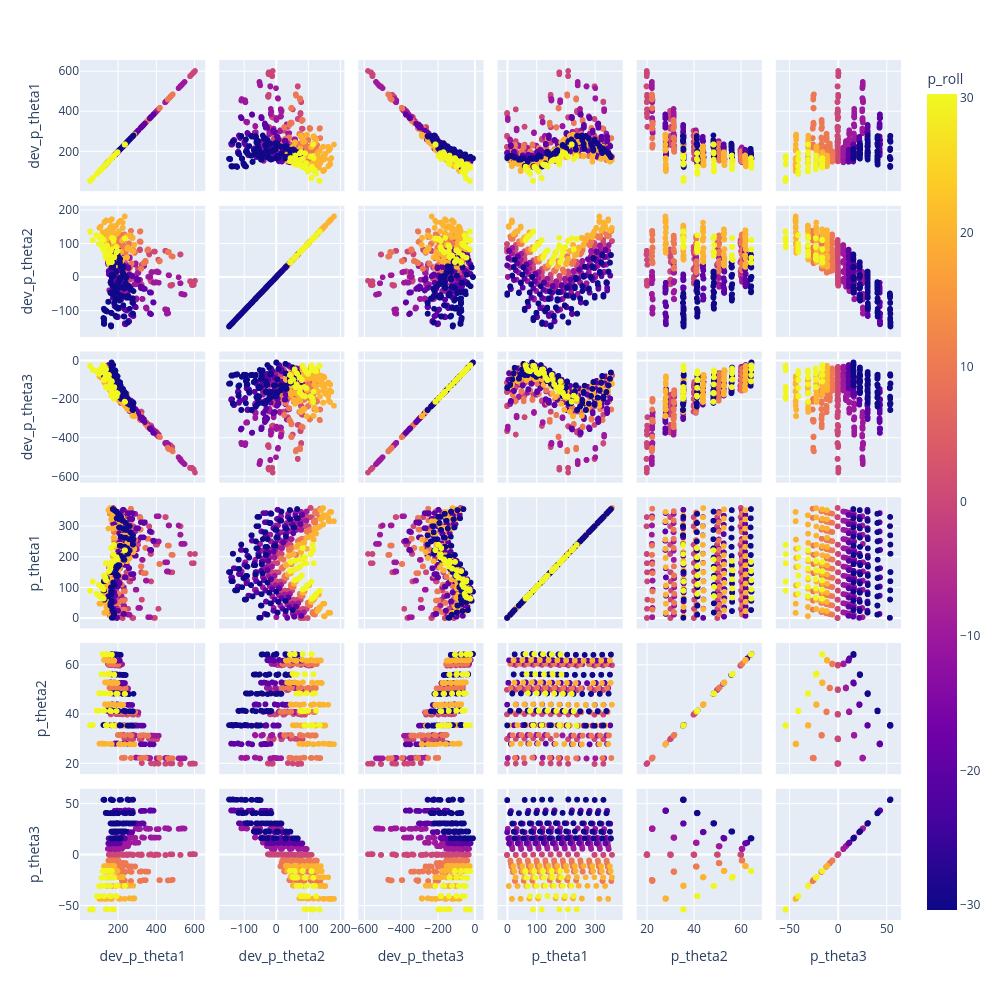

This figure's notebook cell:
### Markdown cell above
# Theta Space Residuals - BEFORE

### Code cell
fig = px.scatter_matrix(d, dimensions=["dev_p_theta1", "dev_p_theta2", "dev_p_theta3", "p_theta1", "p_theta2", "p_theta3"], color="p_roll",
                        hover_data=[ "p_az", "p_alt", "p_roll", "filename",])
fig.update_layout(height=1000,width=1000 )
fig.show()

### Figure 1 — Plotly figure (JSON) as saved in the notebook; plotly's stock layout.template omitted (floating-point values rounded to 4 significant figures; data arrays with more than 128 entries replaced by an {"elided": "..."} marker saying what was removed)
{"data": [{"customdata": {"elided": "1742x4 mixed values"}, "dimensions": [{"axis": {"matches": true}, "label": "dev_p_theta1", "values": {"elided": "1742 float values"}}, {"axis": {"matches": true}, "label": "dev_p_theta2", "values": {"elided": "1742 float values"}}, {"axis": {"matches": true}, "label": "dev_p_theta3", "values": {"elided": "1742 float values"}}, {"axis": {"matches": true}, "label": "p_theta1", "values": {"elided": "1742 float values"}}, {"axis": {"matches": true}, "label": "p_theta2", "values": {"elided": "1742 float values"}}, {"axis": {"matches": true}, "label": "p_theta3", "values": {"elided": "1742 float values"}}], "hovertemplate": "%{xaxis.title.text}=%{x}<br>%{yaxis.title.text}=%{y}<br>p_az=%{customdata[0]}<br>p_alt=%{customdata[1]}<br>p_roll=%{marker.color}<br>filename=%{customdata[3]}<extra></extra>", "legendgroup": "", "marker": {"color": {"elided": "1742 float values"}, "coloraxis": "coloraxis", "symbol": "circle"}, "name": "", "showlegend": false, "type": "splom"}], "layout": {"coloraxis": {"colorbar": {"title": {"text": "p_roll"}}, "colorscale": [[0, "#0d0887"], [0.1111, "#46039f"], [0.2222, "#7201a8"], [0.3333, "#9c179e"], [0.4444, "#bd3786"], [0.5556, "#d8576b"], [0.6667, "#ed7953"], [0.7778, "#fb9f3a"], [0.8889, "#fdca26"], [1, "#f0f921"]]}, "dragmode": "select", "height": 1000, "legend": {"tracegroupgap": 0}, "margin": {"t": 60}, "width": 1000}}
